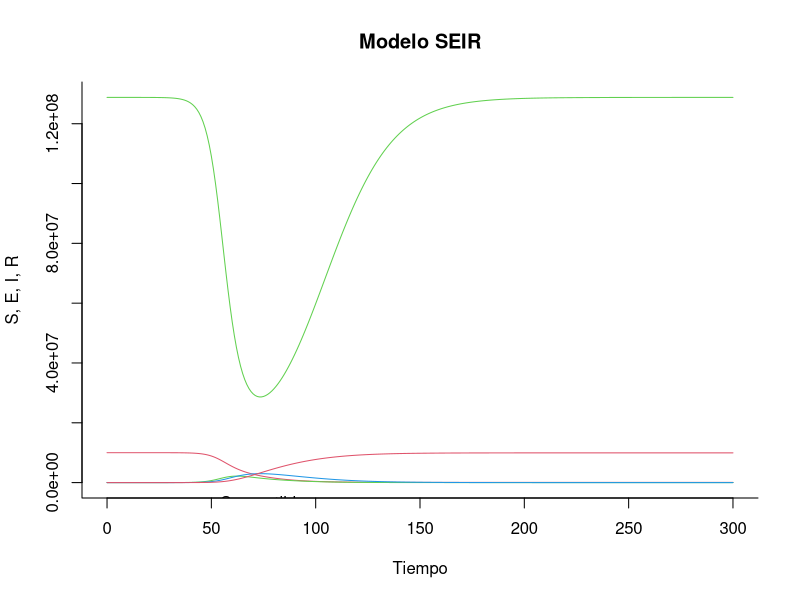
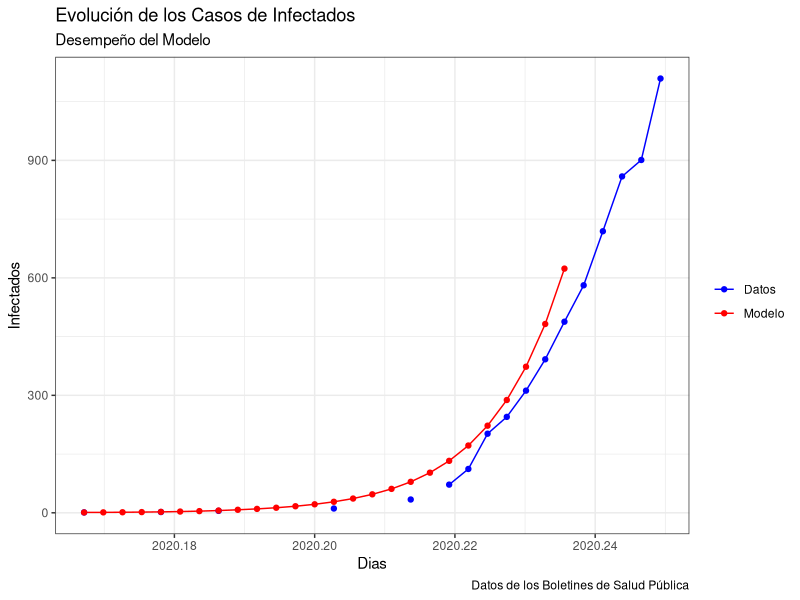
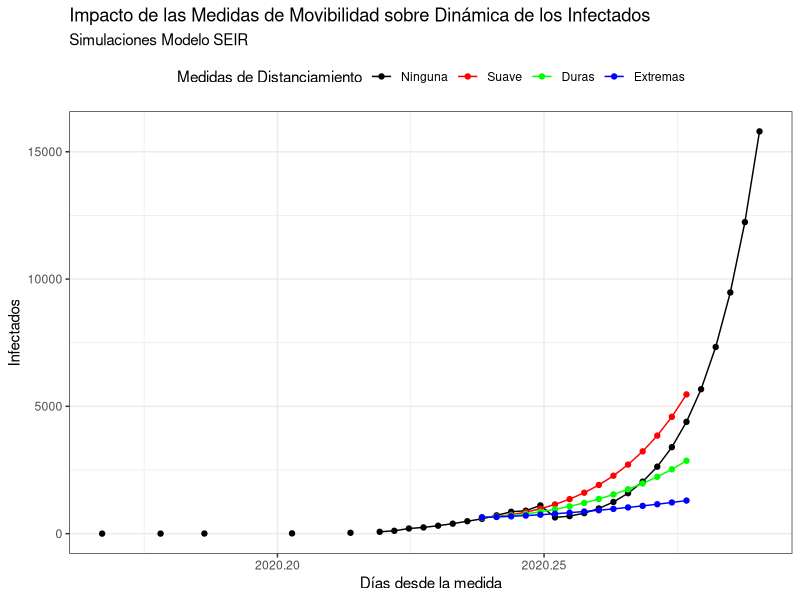
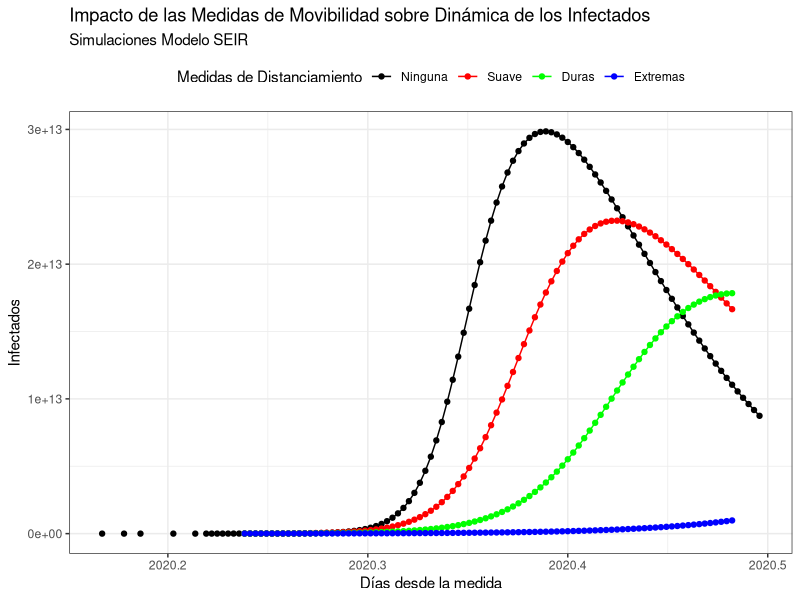
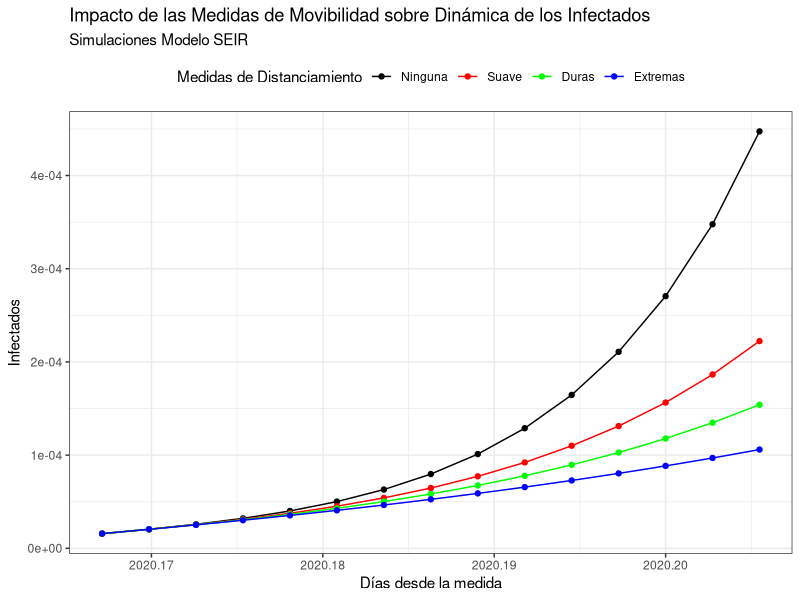

Reproduce these figures in R, in order.
########## Codigo: Modelo SEIR COVID19: Republica Dominicana, con Analisis de Politicas de Movibildad######
#########  Francisco A. Ramírez / Vicente Peña Peralta
#########  Universidad Autónoma de Santo Domingo

#Librerias a utilizar
library(deSolve)
library(ggplot2)
library(tseries)
library(forecast)
library(readxl)

#Modelo SEIR

modelo_seir = function (valores_iniciales, valores_estado, parametros)
{
  # creamos las variables de estados
  S = valores_estado [1]        # susceptibles
  E = valores_estado [2]        # expuestos
  I = valores_estado [3]        # infectados
  R = valores_estado [4]        # recuperados
  
  with ( 
    as.list (parametros), 
    {
      beta = beta0*(1-alpha0)*(1-0.05*I)^kappa0
      # derivadas parciales
      dS = (-beta * S * I)
      dE = (beta * S * I) - (delta * E)
      dI = (delta * E) - (gamma * I)
      dR = (gamma * I)
      
      tasa_contag = beta/gamma
      # resultados 
      results = c (dS, dE, dI, dR)
      list (results,tasa_contag)
    }
  )
}

#Parametros Calibrados
period_laten = 14            # periodo latente
period_incu = 7             # periodo incubacion del virus 
beta_value =.92    #0.905
gamma_value = 1 / period_laten
delta_value = 1 / period_incu
R0 = beta_value / gamma_value   #R0 Implicito calibración inicial
alpha0 = 0
kappa0 = 100


parametros = c (alpha0 = alpha0, beta0 = beta_value, kappa0 = kappa0, gamma = gamma_value, delta = delta_value)

#Valores iniciales 


W = 10000000 -1 # suceptibles_0
X = 1           # Expuestos_0
Y = 1           # Infectados_0
Z = 0           # Recuperados_0

N = W + X + Y + Z #Poblacion

valores_ini = c (S = W/N, E = X/N, I = Y/N, R = Z/N)

tiempo_disc = seq (0, 300, by=1)

#Solucionando el Sistema 
output = ode(valores_ini, tiempo_disc, modelo_seir, parametros)

#cambiar out a un data.frame
output <- as.data.frame(output*N) #aqui puede multiplicar 'out' por N
#eliminar la variable 'time' en out
output$time <- NULL



#Gráfica de la Simulación
matplot(x = tiempo_disc, y = output, type = "l",
        xlab = "Tiempo", ylab = "S, E, I, R", main = "Modelo SEIR",
        lwd = 1, lty = 1, bty = "l", col = 2:4)
#añadir leyenda 
legend(40, 0.7, c("Susceptibles", "Expuestos", "Infectados", "Recuperados"), 
       pch = 1, col = 2:4, bty = "n", cex = 1)


#Ajuste de los Casos Publicados por Salud Publica

simul <- ts(output[1:26,3],frequency = 365, start = c(2020,62))
data  <- ts(read_excel("datos_salud_publica.xlsx"),freq =365, start = c(2020,62))

autoplot(cbind(data,simul),
         xlab = "Dias",
         ylab = "Infectados")+
  ggtitle(label = "Evolución de los Casos de Infectados",subtitle = "Desempeño del Modelo")+
  geom_point()+
  labs(caption = "Datos de los Boletines de Salud Pública")+
  scale_color_manual( name = element_blank(), label = c("Datos", "Modelo"), values = c("blue", "red"))+
  theme_bw()



#Simulaciones de Politica

## Valores Iniciales: Datos al dia 26

W = 9999200  # suceptibles_0
X = 422           # Expuestos_0
Y = 638           # Infectados_0
Z = 158           # Recuperados_0

N = W + X + Y + Z #Poblacion
N = 10000000

valores_ini = c (S = W/N, E = X/N, I = Y/N, R = Z/N)


alpha0 = 0
parametros = c (alpha0 = alpha0, beta0 = beta_value, kappa0 = kappa0, gamma = gamma_value, delta = delta_value)
output1 = ode(valores_ini, tiempo_disc, modelo_seir, parametros)

alpha0 = 0.4
parametros = c (alpha0 = alpha0, beta0 = beta_value, kappa0 = kappa0, gamma = gamma_value, delta = delta_value)
output2 = ode(valores_ini, tiempo_disc, modelo_seir, parametros)


alpha0 = 0.6
parametros = c (alpha0 = alpha0, beta0 = beta_value, kappa0 = kappa0, gamma = gamma_value, delta = delta_value)
output3 = ode(valores_ini, tiempo_disc, modelo_seir, parametros)


alpha0 = 0.8
parametros = c (alpha0 = alpha0, beta0 = beta_value, kappa0 = kappa0, gamma = gamma_value, delta = delta_value)
output4 = ode(valores_ini, tiempo_disc, modelo_seir, parametros)


#Grafico 15 dias
#data <- ts(data, freq = 365, start = c(2020, 62), end = c(2020, 102))
startna <- ts(rep(NA,26), start = c(2020,62))
esc1 <- ts(c(data,output1[1:15,4]*N),freq = 365, start = c(2020,62))
esc2 <- ts(c(startna,output2[1:15,4]*N),freq = 365, start = c(2020,62))
esc3 <- ts(c(startna,output3[1:15,4]*N),freq = 365, start = c(2020,62))
esc4 <- ts(c(startna,output4[1:15,4]*N),freq = 365, start = c(2020,62))

simulc <- ts(cbind(esc1,esc2,esc3,esc4),
             freq = 365, start=c(2020,62 ))


autoplot(cbind(simulc),
         xlab = "Días desde la medida",
         ylab = "Infectados")+
  ggtitle(label = "Impacto de las Medidas de Movibilidad sobre Dinámica de los Infectados",
          subtitle = "Simulaciones Modelo SEIR")+
  geom_point()+
  #labs(caption = "Datos de los Boletines de Salud Pública")+
  scale_color_manual( name = "Medidas de Distanciamiento", label = c("Ninguna", "Suave", "Duras", "Extremas"), 
                      values = c("black","red","green", "blue"))+
  theme_bw()+
  theme(legend.position = "top")

#Grafico 90 dias

startna <- ts(rep(NA,26), start = c(2020,62))
esc1 <- ts(c(data,output1[1:90,4]*N),freq = 365, start = c(2020,62))
esc2 <- ts(c(startna,output2[1:90,4]*N),freq = 365, start = c(2020,62))
esc3 <- ts(c(startna,output3[1:90,4]*N),freq = 365, start = c(2020,62))
esc4 <- ts(c(startna,output4[1:90,4]*N),freq = 365, start = c(2020,62))

simuld <- ts(cbind(esc1,esc2,esc3,esc4),
             freq = 365, start=c(2020,62 ))


autoplot(cbind(simuld*N),
         xlab = "Días desde la medida",
         ylab = "Infectados")+
  ggtitle(label = "Impacto de las Medidas de Movibilidad sobre Dinámica de los Infectados",
          subtitle = "Simulaciones Modelo SEIR")+
  geom_point()+
  #labs(caption = "Datos de los Boletines de Salud Pública")+
  scale_color_manual( name = "Medidas de Distanciamiento", label = c("Ninguna", "Suave", "Duras", "Extremas"), 
                      values = c("black","red","green", "blue"))+
  theme_bw()+
  theme(legend.position = "top")



#Grafico 15 dias de tasa de contagio

startna <- ts(rep(NA,26), start = c(2020,62))
esc1 <- ts(output1[1:15,5],freq = 365, start = c(2020,62))
esc2 <- ts(output2[1:15,5],freq = 365, start = c(2020,62))
esc3 <- ts(output3[1:15,5],freq = 365, start = c(2020,62))
esc4 <- ts(output4[1:15,5],freq = 365, start = c(2020,62))

simulc <- ts(cbind(esc1,esc2,esc3,esc4),
             freq = 365, start=c(2020,62 ))


autoplot(cbind(simulc),
         xlab = "Días desde la medida",
         ylab = "Infectados")+
  ggtitle(label = "Impacto de las Medidas de Movibilidad sobre Dinámica de los Infectados",
          subtitle = "Simulaciones Modelo SEIR")+
  geom_point()+
  #labs(caption = "Datos de los Boletines de Salud Pública")+
  scale_color_manual( name = "Medidas de Distanciamiento", label = c("Ninguna", "Suave", "Duras", "Extremas"), 
                      values = c("black","red","green", "blue"))+
  theme_bw()+
  theme(legend.position = "top")
